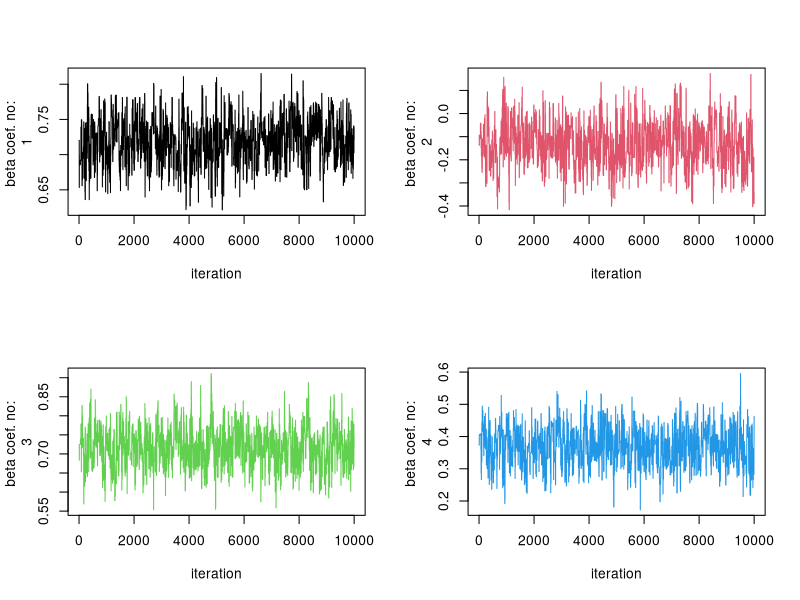
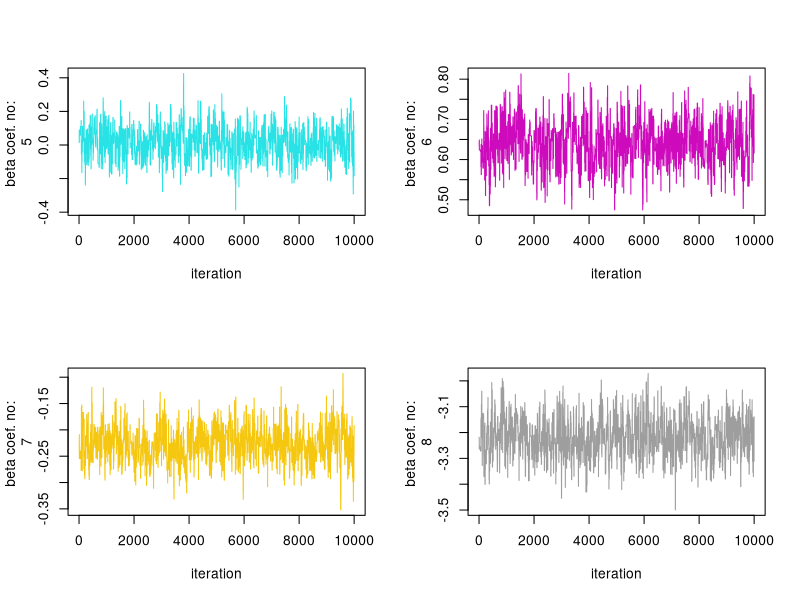
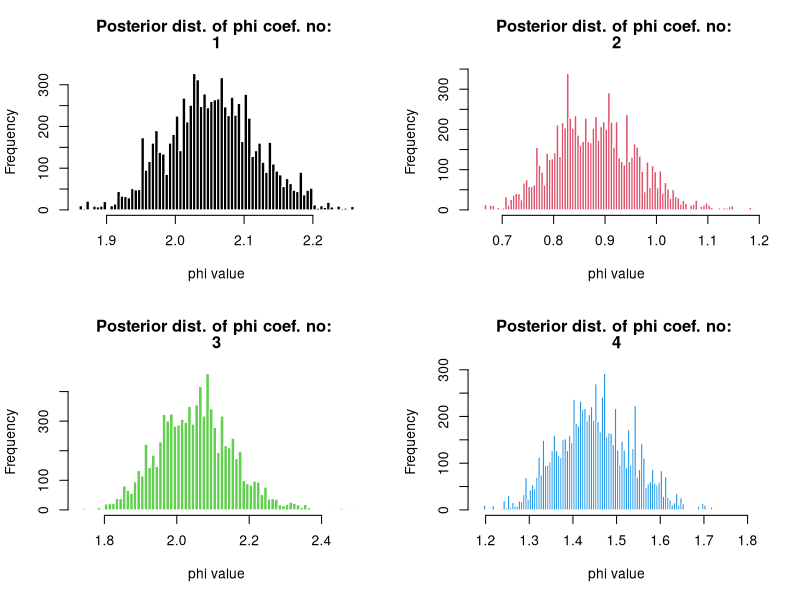
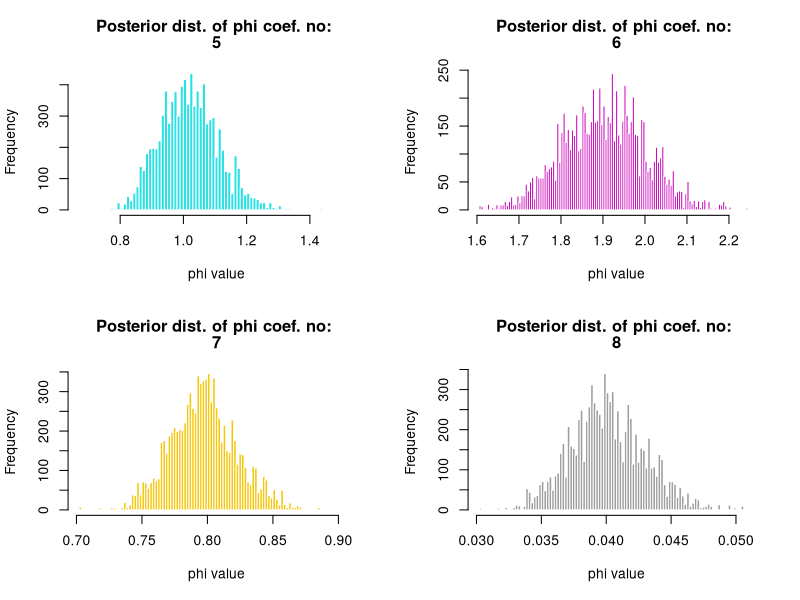

These figures' R source, in order:
library(stats)
library(mvtnorm)
library(coda)
ebaydata <- read.table("eBayNumberOfBidderData.dat", header = TRUE)
head(ebaydata)
ebaydata <- ebaydata[,-2]
glmresult <- glm(nBids ~.-1 ,  family = "poisson", ebaydata)
summary(glmresult)

#It looks like VerifyID, Sealed, MajBlem, LogBook and MinBidShare
#are significant predictors in this model.

str(glmresult)
paste("The maximum liklihood estimator of beta coefficients:")
glmresult$coefficients
LogPostPoisson <- function(betaVect,y,X){
  X <- as.matrix(X)
  nPara <- length(betaVect)
  linPred <- X%*% betaVect
  Loglik <- sum( y * linPred  - exp(linPred))
  Logprior <- dmvnorm(t(betaVect), rep(0,8), 
                      sigma = 100 * solve( t(X)%*%X ), log=TRUE)
  return(Loglik + Logprior)
}

initVal <- rep(0,8)
OptimResults<-optim(initVal,LogPostPoisson,gr=NULL,
                    y = ebaydata$nBids,X = ebaydata[,-1],method=c("BFGS"),
                    control=list(fnscale=-1),hessian=TRUE)
Jay <- -OptimResults$hessian
betatilde <- OptimResults$par
posteriordraw <- rmvnorm(1, mean = betatilde, sigma = solve(Jay))

#Metropolis-Hastings Algorithm for any logpostfunc
outerfunc <- function(propdensity,c,innerfunc,...){
  nIter <-10000
  startmeanvector <- as.vector(propdensity[[1]])
  sigma <- as.matrix(propdensity[[2]])
  draws <- matrix(0,nrow = nIter,ncol = length(startmeanvector))
  draws[1,] <- startmeanvector
  for(i in 2:nIter){
    proposaldraw <- rmvnorm(1, mean = draws[i-1,],sigma = sigma)
    unifdraw <- runif(1)
    alpha <- min(1,exp(innerfunc(t(proposaldraw),...) - innerfunc(draws[i-1,],...)))
    if(unifdraw < alpha){
      draws[i,] <- proposaldraw
    }else{
      draws[i,] <- draws[i-1,]
    }
  }
  
  return(draws)
}

prior <- list(betatilde, solve(Jay)) 
c <- 2.4/sqrt(8)

mhresult <- outerfunc(prior,c,LogPostPoisson,
                      y = ebaydata$nBids , X = ebaydata[,-1])

par(mfrow = c(2,2))
for(i in 1:dim(mhresult)[2]){
  plot(mhresult[,i],type="l",col=i,
       ylab = c("beta coef. no: ",i),xlab = "iteration")
}
effsizes <- effectiveSize(as.mcmc(mhresult))

burnins <- mhresult[1:1000,]
withoutburnins <- mhresult[1001:dim(mhresult)[1],]
phis <- exp(withoutburnins)
for(i in 1:dim(mhresult)[2]){
  hist(phis[,i], breaks = 100,col=i, main = c("Posterior dist. of phi coef. no: ",i),
       xlab = "phi value",border = "white")
}

newX <- c(1, 1, 1, 0, 0, 0, 1, 0.5)

predictresult <- withoutburnins %*% newX
predictpoissonpar <- exp(predictresult)
predictprob <- ppois(0.5,lambda = predictpoissonpar)
finalres <- mean(predictprob)
paste("Mean probability for no bids on the new auction:",finalres)

